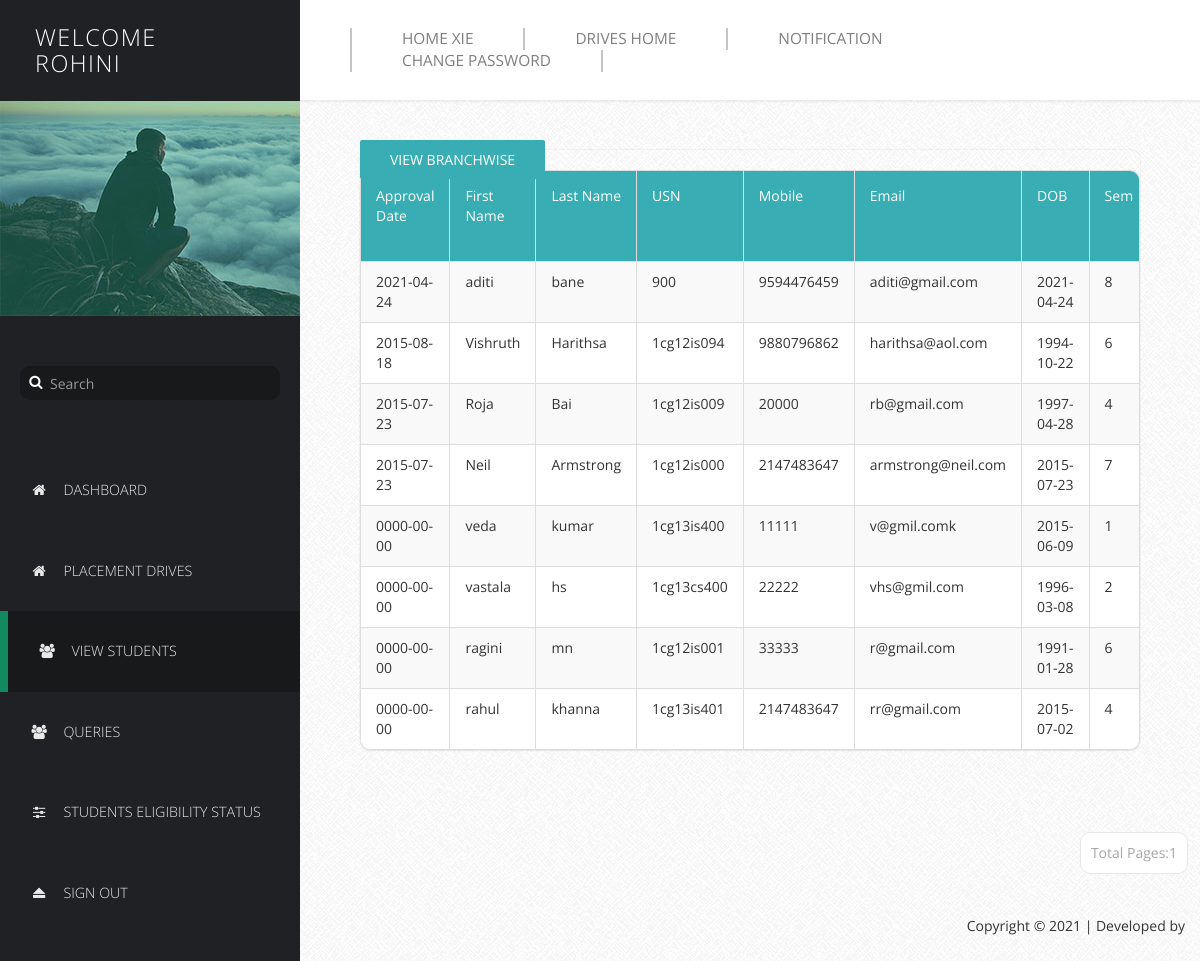
Page /Profilers/PProfile/manage-users.php (signed in) on the committed database.
### tables this page shows
CREATE TABLE `basicdetails` (
  `Id` int(11) NOT NULL,
  `FirstName` varchar(25) NOT NULL,
  `LastName` varchar(25) NOT NULL,
  `USN` varchar(10) NOT NULL,
  `Mobile` bigint(11) NOT NULL,
  `Email` varchar(255) NOT NULL,
  `DOB` date NOT NULL,
  `Sem` int(11) NOT NULL,
  `Branch` varchar(15) NOT NULL,
  `SSLC` float NOT NULL,
  `PU/Dip` float NOT NULL,
  `BE` float NOT NULL,
  `Backlogs` int(11) NOT NULL,
  `HofBacklogs` tinyint(1) NOT NULL,
  `DetainYears` int(11) NOT NULL,
  `Approve` tinyint(1) NOT NULL DEFAULT 0,
  `ApprovalDate` date NOT NULL
);

### Profilers/PProfile/manage-users.php (the view, shortened to what this page needs)
<!DOCTYPE html>
<html lang="en">
  <head>
    <link href="css/font-awesome.min.css" rel="stylesheet">
    <link href="css/bootstrap.min.css" rel="stylesheet">
    <link href="css/templatemo-style.css" rel="stylesheet">
  </head>
  <body>
    <div class="templatemo-flex-row">
      <div class="templatemo-sidebar">
        <header class="templatemo-site-header">
          <?php
		  $Welcome = "Welcome";
          echo "<h1>" . $Welcome . "<br>". $_SESSION['pusername']. "</h1>";
		 echo "<br>";
		  ?>
        </header>
        <div class="profile-photo-container">
          <img src="images/profile-photo.jpg" alt="Profile Photo" class="img-responsive">
          <div class="profile-photo-overlay"></div>
        </div>
        <form class="templatemo-search-form" role="search">
          <div class="input-group">
              <button type="submit" class="fa fa-search"></button>
              <input type="text" class="form-control" placeholder="Search" name="srch-term" id="srch-term">
          </div>
        </form>
        <nav class="templatemo-left-nav">
          <ul>
         <ul>
            <li><a href="login.php" ><i class="fa fa-home fa-fw"></i>Dashboard</a></li>
            <li><a href="Placement Drives.php"><i class="fa fa-home fa-fw"></i>Placement Drives</a></li>
            <li><a href="#" class="active"><i class="fa fa-users fa-fw"></i>View Students</a></li>
            <li><a href="queries.php"><i class="fa fa-users fa-fw"></i>Queries</a></li>
            <li><a href="Students Eligibility.php"><i class="fa fa-sliders fa-fw"></i>Students Eligibility Status</a></li>
            <li><a href="logout.php"><i class="fa fa-eject fa-fw"></i>Sign Out</a></li>
          </ul>
        </nav>
      </div>
      <div class="templatemo-content col-1 light-gray-bg">
        <div class="templatemo-top-nav-container">
          <div class="row">
            <nav class="templatemo-top-nav col-lg-12 col-md-12">
              <ul class="text-uppercase">
               <li><a href="../../Homepage/index.php">Home XIE</a></li>
                <li><a href="../../Drives/index.php">Drives Home</a></li>
                <li><a href="Notif.php">Notification</a></li>
                <li><a href="Change Password.php">Change Password</a></li>
              </ul>
            </nav>
          </div>
        </div>
        <div class="templatemo-content-container">
          <div class="templatemo-content-widget no-padding">
		  	<a href="bgo.php" class="templatemo-blue-button">View Branchwise</a>
            <div class="panel panel-default table-responsive">
			  <table class="table table-striped table-bordered templatemo-user-table">
                <thead>
                  <tr>
				  <td><a   class="white-text templatemo-sort-by">Approval Date</a></td>
                    <td><a   class="white-text templatemo-sort-by">First Name</a></td>
                    <td><a   class="white-text templatemo-sort-by">Last Name </a></td>
                    <td><a  class="white-text templatemo-sort-by">USN </a></td>
                    <td><a class="white-text templatemo-sort-by">Mobile  </a></td>
					   <td><a  class="white-text templatemo-sort-by">Email </a></td>
                       <td><a class="white-text templatemo-sort-by">DOB  </a></td>
   <td><a   class="white-text templatemo-sort-by">Sem </a></td>
				  </thead>
			   <?php
$num_rec_per_page=15;
	       $mysqli = new mysqli('remotemysql.com','NG73FMUEBv','AOMDJxJRXe','NG73FMUEBv');
if (isset($_GET["page"])) { $page  = $_GET["page"]; } else { $page=1; };
$start_from = ($page-1) * $num_rec_per_page;
$sql = "SELECT * FROM basicdetails where Approve='1' ORDER BY ApprovalDate DESC LIMIT $start_from, $num_rec_per_page";
$rs_result = mysqli_query ($mysqli,$sql);
?>
<?php
while ($row = mysqli_fetch_assoc($rs_result))
{
            print "<tr>";
print "<td>" . $row['ApprovalDate'] . "</td>";
print "<td>" . $row['FirstName'] . "</td>";
print "<td>" . $row['LastName'] . "</td>";
print "<td>" . $row['USN'] . "</td>";
print "<td>" . $row['Mobile'] . "</td>";
print "<td>" . $row['Email'] . "</td>";
print "<td>" . $row['DOB'] . "</td>";
print "<td>" . $row['Sem'] . "</td>";
print "</tr>";
}
?>
              </table>
			  </div>
			  </div>
			  </div>
  <div class="pagination-wrap">
  <ul class="pagination">
			  <?php
$num_rec_per_page=15;
	   $mysqli = new mysqli('remotemysql.com','NG73FMUEBv','AOMDJxJRXe','NG73FMUEBv');
$sql = "SELECT * FROM basicdetails where Approve='1' ";
$rs_result = mysqli_query($mysqli,$sql);
$total_records = mysqli_num_rows($rs_result);
$totalpage = ceil($total_records / $num_rec_per_page);
$currentpage = (isset($_GET['page']) ? $_GET['page'] : 1);
	 if($currentpage == 0)
	{
	}
	else if( $currentpage >= 1  &&  $currentpage <= $totalpage  )
	{
	 echo "<li><a>Total Pages:".$totalpage."</a></li>";
}
 ?>
</ul>
</div>
        <footer class="text-right">
            <p>Copyright &copy; 2021
            | Developed by <a href="" target="_parent"></a></p>
          </footer>
        </div>
      </div>
  </body>
</html>

### Profilers/PProfile/css/templatemo-style.css (style rules this page uses)
* { font-family: 'Open Sans', sans-serif; }
body { font-size: 13px; }
body, .templatemo-left-nav { background: #1f2124; }
h1, h2, h3 { margin: 0; }
ul { list-style-type: none; margin: 0; padding: 0; }
nav li { font-size: 1.1em; list-style: none; text-transform: uppercase; }
.white-text { color: white; }
.light-gray-bg { font-family:"Trebuchet MS", "Myriad Pro", Arial, sans-serif; font-size:14px; background:#f4f4f4 url(../images/bg.png) repeat top left; color:#333; overflow-y:scroll; }
footer { padding: 15px; }
.templatemo-sidebar { width: 300px; }
.templatemo-site-header { margin: 25px 30px; }
.templatemo-site-header h1 { color: white; display: inline-block; font-size: 1.8em; font-weight: 300; letter-spacing: 1.5px; margin: 0 5px; text-transform: uppercase; vertical-align: middle; }
.profile-photo-container { position: relative; }
.profile-photo-overlay { background-color: rgba(4, 152, 114, 0.35); position: absolute; top: 0; left: 0; width: 100%; height: 100%; transition: all 0.3s ease; }
.templatemo-search-form { font-size: 1.1em; margin: 50px 20px; }
.templatemo-search-form .input-group { width: 100%; }
.templatemo-search-form .input-group .form-control { background-color: #18191b; border: none; border-radius: 10px; color: #DDD; padding-left: 30px; }
.templatemo-search-form .input-group { position: relative; }
.fa-search { height:32px; width:32px; border: none; cursor: pointer; color:white; background:transparent; position:absolute; top: 0; left: 0; z-index: 100; }
.templatemo-left-nav li { font-weight: 300; }
.templatemo-left-nav a.active, .templatemo-left-nav a:hover { background: #18191b; border-left: 8px solid #13895F; }
.templatemo-left-nav a { color: #e9e9ea; display: block; padding: 30px; transition: all 0.3s ease; }
.templatemo-left-nav .fa { margin-right: 15px; }
.templatemo-top-nav-container { background-color: white; padding: 28px 50px; box-shadow: 0px 0px 2px 2px rgba(161, 159, 159, 0.18); }
.templatemo-top-nav li { float: left; list-style: none; }
.templatemo-top-nav a { color: #7f7f7f; display: block; padding: 0 50px; border-left: 2px solid #c5c5c5; }
.templatemo-top-nav li:last-child a { border-right: 2px solid #c5c5c5; }
.templatemo-content { margin-top: 0px; min-height: 600px; padding: 0; overflow-x: hidden; }
.templatemo-content-container { padding: 40px 50px; }
.templatemo-flex-row { display: -webkit-flex; display: -ms-flexbox; display: flex; }
.col-1 { -webkit-flex: 1; -ms-flex: 1; flex: 1; }
.templatemo-content-widget { border-radius: 10px; padding: 30px; position: relative; margin: 10px; box-shadow: 0px 0px 1px 1px rgba(161, 159, 159, 0.1); }
.templatemo-content-widget.no-padding { padding: 0; }
.panel { border-radius: 10px; }
.pagination-wrap { margin-right: 10px; text-align: right; }
.pagination>li>a { border-color: #E9E8E8; color: #a6a6a6; margin: 2px; padding: 10px; }
.pagination>li>a, .pagination>li:first-child>a, .pagination>li:last-child>a { border-radius: 10px; }
.table { margin-bottom: 0; }
.table>tbody>tr>td { padding: 10px 15px; }
.table>thead>tr>td { padding: 15px; }
.templatemo-blue-button, .templatemo-white-button { border-radius: 2px; padding: 10px 30px; text-transform: uppercase; transition: all 0.3s ease; }
.templatemo-blue-button { background-color: #39ADB4; border: none; color: white; }
.templatemo-user-table thead { background-color: #39ADB4; color: white; }
.panel>.table-responsive:last-child>.table:last-child, .panel>.table:last-child { border-bottom-right-radius: 10px; border-bottom-left-radius: 10px; }
.panel>.table:first-child { border-top-left-radius: 10px; border-top-right-radius: 10px; }
@media only screen and (min-width: 768px) { .templatemo-left-nav { display: block !important; } }

### rows in the picture
basicdetails: ApprovalDate "2021-04-24", FirstName "aditi", LastName "bane", USN "900", Mobile "9594476459", Email "aditi@gmail.com", DOB "2021-04-24", Sem "8"
basicdetails: ApprovalDate "2015-08-18", FirstName "Vishruth", LastName "Harithsa", USN "1cg12is094", Mobile "9880796862", Email "harithsa@aol.com", DOB "1994-10-22", Sem "6"
basicdetails: ApprovalDate "2015-07-23", FirstName "Roja", LastName "Bai", USN "1cg12is009", Mobile "20000", Email "rb@gmail.com", DOB "1997-04-28", Sem "4"
basicdetails: ApprovalDate "2015-07-23", FirstName "Neil", LastName "Armstrong", USN "1cg12is000", Mobile "2147483647", Email "armstrong@neil.com", DOB "2015-07-23", Sem "7"
basicdetails: ApprovalDate "0000-00-00", FirstName "veda", LastName "kumar", USN "1cg13is400", Mobile "11111", Email "v@gmil.comk", DOB "2015-06-09", Sem "1"
basicdetails: ApprovalDate "0000-00-00", FirstName "vastala", LastName "hs", USN "1cg13cs400", Mobile "22222", Email "vhs@gmil.com", DOB "1996-03-08", Sem "2"
basicdetails: ApprovalDate "0000-00-00", FirstName "ragini", LastName "mn", USN "1cg12is001", Mobile "33333", Email "r@gmail.com", DOB "1991-01-28", Sem "6"
basicdetails: ApprovalDate "0000-00-00", FirstName "rahul", LastName "khanna", USN "1cg13is401", Mobile "2147483647", Email "rr@gmail.com", DOB "2015-07-02", Sem "4"

### other values in the picture
$Welcome "WELCOME"
$_SESSION['pusername'] "ROHINI"
$totalpage "1"
